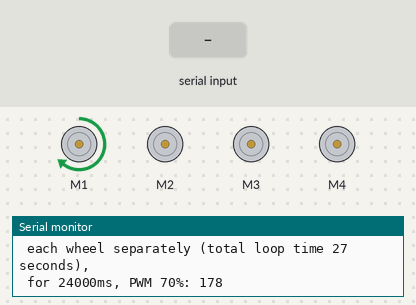
Bench run of a sketch on a simulated Arduino Uno, built with avr-gcc and run on an emulated ATmega328P. Shown: 4 × DC motor (green arrow = forward, orange = backward, longer = faster), the last lines printed to the serial monitor. The test bench sets the inputs (shaded band).

Above: at 1.9 s.
2.0 s: "30,150\n" received over Serial
At 4.0 s:
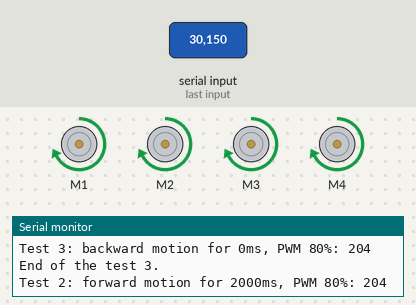
4.5 s: "1\n" received over Serial
At 5.55 s:
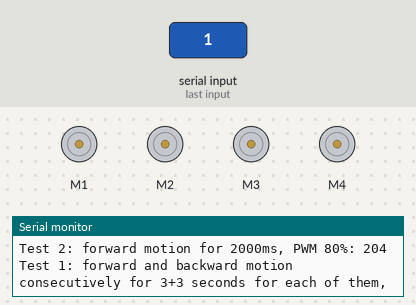
7.1 s: "1\n" received over Serial
At 9.1 s:
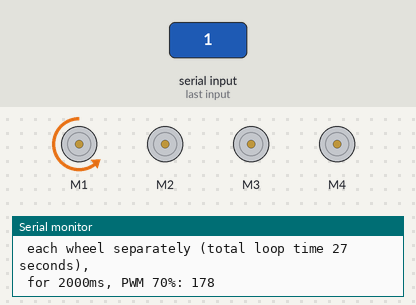
9.7 s: "2\n" received over Serial
Timing chart, 0 to 18.2 s (numbered marks = the images above; inputs shaded):
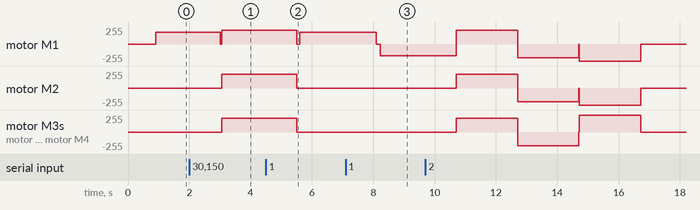

The sketch:

Test_of_engines.ino
```cpp
// ARDUINO MOTOR TESTER
// SETUP PART - change variables to match the right ones

#include <AFMotor.h>
AF_DCMotor mFrontLeft(1); // Motor pins
AF_DCMotor mRearLeft(2);
AF_DCMotor mFrontRight(3);
AF_DCMotor mRearRight(4);

const int pwmRange[] = {0,255}; // The smallest and largest value of PWM range, when sending to motors, these values are transformed via percentage to final pwm values (default: 0,255)
const int firstRunTestLengths[] = {24,2,2,2}; // Length of tests, which are running once at the beginning, in seconds

// DRIVER PART - do not change unless you know what you are doing

unsigned int testCurrent = 0, currentState = 0, power = 0, job = 0, test1State = 0;
unsigned long testStartTime = 0, testEndTime = 0, jobTime = 0, test1Time = 0;
String serialInput;

void setup() {
  Serial.begin(9600);
  Serial.println("Initializing, send 'H' to display help.");
  mFrontLeft.run(RELEASE);
  mRearLeft.run(RELEASE);
  mFrontRight.run(RELEASE);
  mRearRight.run(RELEASE);
  delay(750); // just to be sure everything has its time to load itself
  Serial.println("Initialized, starting the beginning test loop.");
}

void loop() {
  while(Serial.available() > 0) { // Serial read + convert to job and then call it
    serialInput = Serial.readString();
    serialInput.trim();
    job = serialInput.charAt(0);
    if(serialInput.length()>1) jobTime = 0 + serialInput.substring(1).toInt(); // *if* for jobs with deferred end
    doJob();
  }
  if(testCurrent==1 && (millis()-test1Time)>3000) { // Test 1
    test1State++;
    switch(test1State) {
      case 1:
        mFrontLeft.run(FORWARD);
        break;
      case 2:
        mFrontLeft.run(RELEASE);
        delay(20);
        mFrontLeft.run(BACKWARD);
        break;
      case 3:
        mFrontLeft.run(RELEASE);
        mFrontRight.run(FORWARD);
        break;
      case 4:
        mFrontRight.run(RELEASE);
        delay(20);
        mFrontRight.run(BACKWARD);
        break;
      case 5:
        mFrontRight.run(RELEASE);
        mRearLeft.run(FORWARD);
        break;
      case 6:
        mRearLeft.run(RELEASE);
        delay(20);
        mRearLeft.run(BACKWARD);
        break;
      case 7:
        mRearLeft.run(RELEASE);
        mRearRight.run(FORWARD);
        break;
      case 8:
        mRearRight.run(RELEASE);
        delay(20);
        mRearRight.run(BACKWARD);
        break;
      case 9:
        mRearRight.run(RELEASE);
        test1State = 0;
        break;
    }
    test1Time = millis();
  }
  if(millis()>=testEndTime && testCurrent!=0) { // Terminator
    stopWheels();
    test1State = 0;
    Serial.print("End of the test ");
    Serial.print(testCurrent);
    Serial.println(".");
    testCurrent = 0;
    if(currentState!=10) currentState++;
    if(currentState==4) {
      currentState = 10;
      Serial.println("End of the beginning test loop.");
    }
  }
  if(currentState!=10 && testCurrent == 0) { // Run once all tests at the beginning
    job = currentState+49;
    jobTime = firstRunTestLengths[currentState]*1000;
    doJob();
  }
}

void doJob() {
  switch(job) {
    case 49: // Test 1
      stopWheels();
      power = ((pwmRange[1] - pwmRange[0])*0.7)+pwmRange[0];
      Serial.print("Test 1: forward and backward motion consecutively for 3+3 seconds for each of them,\n each wheel separately (total loop time 27 seconds),\n for ");
      Serial.print(jobTime);
      Serial.print("ms, PWM 70%: ");
      Serial.println(power);
      test1Time = millis()-3000; // to run first part instantly
      testInit();
      testCurrent = 1; // test itself -> see *if* above
      break;
    case 50: // Test 2
      stopWheels();
      power = ((pwmRange[1] - pwmRange[0])*0.8)+pwmRange[0];
      Serial.print("Test 2: forward motion for ");
      Serial.print(jobTime);
      Serial.print("ms, PWM 80%: ");
      Serial.println(power);
      testInit();
      testCurrent = 2;
      mFrontLeft.run(FORWARD); // test itself
      mRearLeft.run(FORWARD);
      mFrontRight.run(FORWARD);
      mRearRight.run(FORWARD);
      break;
    case 51: // Test 3
      stopWheels();
      power = ((pwmRange[1] - pwmRange[0])*0.8)+pwmRange[0];
      Serial.print("Test 3: backward motion for ");
      Serial.print(jobTime);
      Serial.print("ms, PWM 80%: ");
      Serial.println(power);
      testInit();
      testCurrent = 3;
      mFrontLeft.run(BACKWARD); // test itself
      mRearLeft.run(BACKWARD);
      mFrontRight.run(BACKWARD);
      mRearRight.run(BACKWARD);
      break;
    case 52: // Test 4
      stopWheels();
      power = pwmRange[1];
      Serial.print("Test 4: counterclockwise motion for ");
      Serial.print(jobTime);
      Serial.print("ms, PWM 100%: ");
      Serial.println(power);
      testCurrent = 4;
      testInit();
      mFrontLeft.run(BACKWARD); // test itself
      mRearLeft.run(BACKWARD);
      mFrontRight.run(FORWARD);
      mRearRight.run(FORWARD);
      break;
    case 83: // Stop
      if(testCurrent==0) {
        Serial.println("No test running.");
        break;
      }
      stopWheels();
      Serial.print("Stopping test ");
      Serial.print(testCurrent);
      if(currentState!=10) {
        currentState = 10;
        Serial.println(", end of the beginning loop.");
      }
      else Serial.println(".");
      test1State = 0;
      testCurrent = 0;
      break;
    case 67: // Display current test
      if(testCurrent==0) {
        Serial.println("No test running.");
        break;
      }
      if(currentState!=10) {
        Serial.print("Running the beginning test loop, actual test: ");
        job = currentState + 1;  // I don't like Serial.print so much
        Serial.println(job);
      }
      else {
        Serial.print("Running test ");
        Serial.println(testCurrent);
      }
      Serial.print(" Test start time: ");
      Serial.println(testStartTime);
      Serial.print(" Current time: ");
      Serial.println(millis());
      Serial.print(" Test end time: ");
      Serial.println(testEndTime);
      Serial.print(" PWM: ");
      Serial.println(power);
      break;
    case 72: // Help
      Serial.println("Use only capital letters and numbers.");
      Serial.println(" Usage: first char + time in ms for duration of tests (max over 1M), e.g. 15000 -> test1 for 5000ms."); //" Usage: first char + time in ms for duration of non-instant job (max over 1M)."
      Serial.println(" Send C to display current test and its times.");
      Serial.println(" Send S to stop any test.");
      Serial.println(" Send 1-4 for tests.");
      break;
    default:
      Serial.println("This command is illegal or is not assigned to any job.");
      break;
  }
}

void stopWheels() { // Stops all wheels
  mFrontLeft.run(RELEASE);
  mRearLeft.run(RELEASE);
  mFrontRight.run(RELEASE);
  mRearRight.run(RELEASE);
}

void testInit() { // Set motors speeds and save times
  testStartTime = millis();
  testEndTime = millis() + jobTime;
  mFrontLeft.setSpeed(power);
  mRearLeft.setSpeed(power);
  mFrontRight.setSpeed(power);
  mRearRight.setSpeed(power);
}
```

Measured:
- after the input at 2.0 s, motor M2–4: stopped → forward 204/255 after 1.1 s
- after the input at 7.1 s, motor M2–4: stays stopped (without the input it goes to backward 204/255 after 0.51 s)
